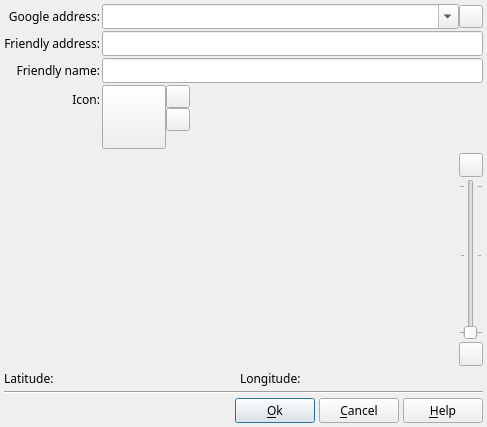
<?xml version="1.0" encoding="UTF-8"?>
<ui version="4.0">
 <class>DlgGMapsLocation</class>
 <widget class="QDialog" name="DlgGMapsLocation">
  <property name="geometry">
   <rect>
    <x>0</x>
    <y>0</y>
    <width>487</width>
    <height>427</height>
   </rect>
  </property>
  <property name="font">
   <font>
    <family>Sans Serif</family>
   </font>
  </property>
  <property name="windowTitle">
   <string>Select a location</string>
  </property>
  <layout class="QVBoxLayout" name="verticalLayout">
   <property name="spacing">
    <number>4</number>
   </property>
   <property name="leftMargin">
    <number>4</number>
   </property>
   <property name="topMargin">
    <number>4</number>
   </property>
   <property name="rightMargin">
    <number>4</number>
   </property>
   <property name="bottomMargin">
    <number>4</number>
   </property>
   <item>
    <layout class="QFormLayout" name="formLayout">
     <property name="labelAlignment">
      <set>Qt::AlignRight|Qt::AlignTrailing|Qt::AlignVCenter</set>
     </property>
     <property name="horizontalSpacing">
      <number>2</number>
     </property>
     <property name="verticalSpacing">
      <number>2</number>
     </property>
     <property name="leftMargin">
      <number>0</number>
     </property>
     <property name="topMargin">
      <number>0</number>
     </property>
     <property name="rightMargin">
      <number>0</number>
     </property>
     <property name="bottomMargin">
      <number>0</number>
     </property>
     <item row="2" column="0">
      <widget class="QLabel" name="label_4">
       <property name="sizePolicy">
        <sizepolicy hsizetype="Minimum" vsizetype="Preferred">
         <horstretch>0</horstretch>
         <verstretch>0</verstretch>
        </sizepolicy>
       </property>
       <property name="text">
        <string>Friendly name:</string>
       </property>
       <property name="alignment">
        <set>Qt::AlignRight|Qt::AlignTrailing|Qt::AlignVCenter</set>
       </property>
      </widget>
     </item>
     <item row="2" column="1">
      <widget class="QLineEdit" name="NameED">
       <property name="toolTip">
        <string>Give a friendly name for this location</string>
       </property>
      </widget>
     </item>
     <item row="3" column="0">
      <widget class="QLabel" name="label_5">
       <property name="sizePolicy">
        <sizepolicy hsizetype="Minimum" vsizetype="Preferred">
         <horstretch>0</horstretch>
         <verstretch>0</verstretch>
        </sizepolicy>
       </property>
       <property name="text">
        <string>Icon:</string>
       </property>
       <property name="alignment">
        <set>Qt::AlignRight|Qt::AlignTrailing|Qt::AlignVCenter</set>
       </property>
      </widget>
     </item>
     <item row="3" column="1">
      <layout class="QHBoxLayout" name="horizontalLayout_4">
       <property name="spacing">
        <number>0</number>
       </property>
       <property name="leftMargin">
        <number>0</number>
       </property>
       <property name="topMargin">
        <number>0</number>
       </property>
       <property name="rightMargin">
        <number>0</number>
       </property>
       <property name="bottomMargin">
        <number>0</number>
       </property>
       <item>
        <widget class="QToolButton" name="IconBT">
         <property name="sizePolicy">
          <sizepolicy hsizetype="Fixed" vsizetype="Fixed">
           <horstretch>0</horstretch>
           <verstretch>0</verstretch>
          </sizepolicy>
         </property>
         <property name="minimumSize">
          <size>
           <width>64</width>
           <height>64</height>
          </size>
         </property>
         <property name="maximumSize">
          <size>
           <width>64</width>
           <height>64</height>
          </size>
         </property>
         <property name="toolTip">
          <string>Click to select an icon</string>
         </property>
         <property name="text">
          <string notr="true"/>
         </property>
         <property name="iconSize">
          <size>
           <width>64</width>
           <height>64</height>
          </size>
         </property>
        </widget>
       </item>
       <item>
        <layout class="QVBoxLayout" name="verticalLayout_3">
         <property name="spacing">
          <number>0</number>
         </property>
         <property name="leftMargin">
          <number>0</number>
         </property>
         <property name="topMargin">
          <number>0</number>
         </property>
         <property name="rightMargin">
          <number>0</number>
         </property>
         <property name="bottomMargin">
          <number>0</number>
         </property>
         <item>
          <widget class="QToolButton" name="EditIconBT">
           <property name="toolTip">
            <string>Edit icon</string>
           </property>
           <property name="text">
            <string notr="true"/>
           </property>
           <property name="icon">
            <iconset resource="../RSCffDiaporama.qrc">
             <normaloff>:/img/EditImage.png</normaloff>:/img/EditImage.png</iconset>
           </property>
          </widget>
         </item>
         <item>
          <widget class="QToolButton" name="ClearIconBT">
           <property name="toolTip">
            <string>Remove icon</string>
           </property>
           <property name="text">
            <string notr="true"/>
           </property>
           <property name="icon">
            <iconset resource="../RSCffDiaporama.qrc">
             <normaloff>:/img/trash.png</normaloff>:/img/trash.png</iconset>
           </property>
          </widget>
         </item>
         <item>
          <widget class="QLabel" name="label_6">
           <property name="text">
            <string notr="true"/>
           </property>
          </widget>
         </item>
        </layout>
       </item>
       <item>
        <spacer name="horizontalSpacer_2">
         <property name="orientation">
          <enum>Qt::Horizontal</enum>
         </property>
         <property name="sizeHint" stdset="0">
          <size>
           <width>40</width>
           <height>20</height>
          </size>
         </property>
        </spacer>
       </item>
      </layout>
     </item>
     <item row="0" column="1">
      <layout class="QHBoxLayout" name="horizontalLayout">
       <property name="spacing">
        <number>0</number>
       </property>
       <property name="leftMargin">
        <number>0</number>
       </property>
       <property name="topMargin">
        <number>0</number>
       </property>
       <property name="rightMargin">
        <number>0</number>
       </property>
       <property name="bottomMargin">
        <number>0</number>
       </property>
       <item>
        <widget class="QComboBox" name="AdresseCB">
         <property name="sizePolicy">
          <sizepolicy hsizetype="Expanding" vsizetype="Fixed">
           <horstretch>0</horstretch>
           <verstretch>0</verstretch>
          </sizepolicy>
         </property>
         <property name="toolTip">
          <string>Enter the postal adress to find in this zone.</string>
         </property>
         <property name="editable">
          <bool>true</bool>
         </property>
        </widget>
       </item>
       <item>
        <widget class="QToolButton" name="FavoriteBT">
         <property name="toolTip">
          <string>Open the favorite menu</string>
         </property>
         <property name="text">
          <string notr="true"/>
         </property>
         <property name="icon">
          <iconset resource="../RSCffDiaporama.qrc">
           <normaloff>:/img/favorite_menu.png</normaloff>:/img/favorite_menu.png</iconset>
         </property>
        </widget>
       </item>
      </layout>
     </item>
     <item row="0" column="0">
      <widget class="QLabel" name="label_3">
       <property name="text">
        <string>Google address:</string>
       </property>
       <property name="alignment">
        <set>Qt::AlignRight|Qt::AlignTrailing|Qt::AlignVCenter</set>
       </property>
      </widget>
     </item>
     <item row="1" column="0">
      <widget class="QLabel" name="label_7">
       <property name="text">
        <string>Friendly address:</string>
       </property>
       <property name="alignment">
        <set>Qt::AlignRight|Qt::AlignTrailing|Qt::AlignVCenter</set>
       </property>
      </widget>
     </item>
     <item row="1" column="1">
      <widget class="QLineEdit" name="AddressNameED">
       <property name="toolTip">
        <string>Give a friendly address for this location</string>
       </property>
      </widget>
     </item>
    </layout>
   </item>
   <item>
    <layout class="QHBoxLayout" name="horizontalLayout_3">
     <property name="spacing">
      <number>4</number>
     </property>
     <property name="leftMargin">
      <number>0</number>
     </property>
     <property name="topMargin">
      <number>0</number>
     </property>
     <property name="rightMargin">
      <number>0</number>
     </property>
     <property name="bottomMargin">
      <number>0</number>
     </property>
     <item>
      <widget class="QWidget" name="Map" native="true">
       <property name="sizePolicy">
        <sizepolicy hsizetype="Expanding" vsizetype="Expanding">
         <horstretch>0</horstretch>
         <verstretch>0</verstretch>
        </sizepolicy>
       </property>
       <property name="minimumSize">
        <size>
         <width>200</width>
         <height>200</height>
        </size>
       </property>
       <property name="maximumSize">
        <size>
         <width>620</width>
         <height>620</height>
        </size>
       </property>
       <property name="cursor">
        <cursorShape>CrossCursor</cursorShape>
       </property>
       <property name="toolTip">
        <string>Click on the map to select a location</string>
       </property>
      </widget>
     </item>
     <item>
      <layout class="QVBoxLayout" name="verticalLayout_2">
       <property name="spacing">
        <number>2</number>
       </property>
       <property name="leftMargin">
        <number>0</number>
       </property>
       <property name="topMargin">
        <number>0</number>
       </property>
       <property name="rightMargin">
        <number>0</number>
       </property>
       <property name="bottomMargin">
        <number>0</number>
       </property>
       <item>
        <widget class="QToolButton" name="ZoomUp">
         <property name="minimumSize">
          <size>
           <width>0</width>
           <height>24</height>
          </size>
         </property>
         <property name="maximumSize">
          <size>
           <width>16777215</width>
           <height>24</height>
          </size>
         </property>
         <property name="toolTip">
          <string>Increase zoom level</string>
         </property>
         <property name="text">
          <string notr="true"/>
         </property>
         <property name="icon">
          <iconset resource="../RSCffDiaporama.qrc">
           <normaloff>:/img/zoomup.png</normaloff>:/img/zoomup.png</iconset>
         </property>
        </widget>
       </item>
       <item>
        <widget class="QSlider" name="ZoomSlider">
         <property name="minimumSize">
          <size>
           <width>24</width>
           <height>0</height>
          </size>
         </property>
         <property name="maximumSize">
          <size>
           <width>24</width>
           <height>16777215</height>
          </size>
         </property>
         <property name="toolTip">
          <string>Adjust zoom level</string>
         </property>
         <property name="minimum">
          <number>1</number>
         </property>
         <property name="maximum">
          <number>20</number>
         </property>
         <property name="orientation">
          <enum>Qt::Vertical</enum>
         </property>
         <property name="tickPosition">
          <enum>QSlider::TicksBothSides</enum>
         </property>
        </widget>
       </item>
       <item>
        <widget class="QToolButton" name="ZoomDown">
         <property name="minimumSize">
          <size>
           <width>0</width>
           <height>24</height>
          </size>
         </property>
         <property name="maximumSize">
          <size>
           <width>16777215</width>
           <height>24</height>
          </size>
         </property>
         <property name="toolTip">
          <string>Decrease zoom level</string>
         </property>
         <property name="text">
          <string notr="true"/>
         </property>
         <property name="icon">
          <iconset resource="../RSCffDiaporama.qrc">
           <normaloff>:/img/zoomdown.png</normaloff>:/img/zoomdown.png</iconset>
         </property>
        </widget>
       </item>
      </layout>
     </item>
    </layout>
   </item>
   <item>
    <layout class="QGridLayout" name="gridLayout">
     <item row="0" column="1">
      <widget class="QLabel" name="LatValue">
       <property name="sizePolicy">
        <sizepolicy hsizetype="Expanding" vsizetype="Preferred">
         <horstretch>0</horstretch>
         <verstretch>0</verstretch>
        </sizepolicy>
       </property>
       <property name="text">
        <string notr="true"/>
       </property>
      </widget>
     </item>
     <item row="0" column="0">
      <widget class="QLabel" name="label">
       <property name="text">
        <string>Latitude:</string>
       </property>
      </widget>
     </item>
     <item row="0" column="2">
      <widget class="QLabel" name="label_2">
       <property name="text">
        <string>Longitude:</string>
       </property>
      </widget>
     </item>
     <item row="0" column="3">
      <widget class="QLabel" name="LngValue">
       <property name="sizePolicy">
        <sizepolicy hsizetype="Expanding" vsizetype="Preferred">
         <horstretch>0</horstretch>
         <verstretch>0</verstretch>
        </sizepolicy>
       </property>
       <property name="text">
        <string notr="true"/>
       </property>
      </widget>
     </item>
    </layout>
   </item>
   <item>
    <widget class="Line" name="line">
     <property name="orientation">
      <enum>Qt::Horizontal</enum>
     </property>
    </widget>
   </item>
   <item>
    <layout class="QHBoxLayout" name="horizontalLayout_2">
     <property name="spacing">
      <number>4</number>
     </property>
     <item>
      <spacer name="horizontalSpacer">
       <property name="orientation">
        <enum>Qt::Horizontal</enum>
       </property>
       <property name="sizeHint" stdset="0">
        <size>
         <width>40</width>
         <height>20</height>
        </size>
       </property>
      </spacer>
     </item>
     <item>
      <widget class="QPushButton" name="OKBT">
       <property name="toolTip">
        <string>Accept modification and exit dialog box</string>
       </property>
       <property name="text">
        <string>&amp;Ok</string>
       </property>
       <property name="icon">
        <iconset resource="../RSCffDiaporama.qrc">
         <normaloff>:/img/action_ok.png</normaloff>:/img/action_ok.png</iconset>
       </property>
      </widget>
     </item>
     <item>
      <widget class="QPushButton" name="CancelBt">
       <property name="toolTip">
        <string>Cancel modification and exit dialog box</string>
       </property>
       <property name="text">
        <string>&amp;Cancel</string>
       </property>
       <property name="icon">
        <iconset resource="../RSCffDiaporama.qrc">
         <normaloff>:/img/action_cancel.png</normaloff>:/img/action_cancel.png</iconset>
       </property>
      </widget>
     </item>
     <item>
      <widget class="QPushButton" name="HelpBt">
       <property name="toolTip">
        <string>Show help about this dialogue box</string>
       </property>
       <property name="text">
        <string>&amp;Help</string>
       </property>
       <property name="icon">
        <iconset resource="../RSCffDiaporama.qrc">
         <normaloff>:/img/help.png</normaloff>:/img/help.png</iconset>
       </property>
      </widget>
     </item>
    </layout>
   </item>
  </layout>
  <action name="actionSelectAnotherFile">
   <property name="icon">
    <iconset resource="../RSCffDiaporama.qrc">
     <normaloff>:/img/add_image.png</normaloff>:/img/add_image.png</iconset>
   </property>
   <property name="text">
    <string>Select another file</string>
   </property>
  </action>
  <action name="actionEditCurrentImage">
   <property name="icon">
    <iconset resource="../RSCffDiaporama.qrc">
     <normaloff>:/img/EditImage.png</normaloff>:/img/EditImage.png</iconset>
   </property>
   <property name="text">
    <string>Edit current image</string>
   </property>
  </action>
 </widget>
 <tabstops>
  <tabstop>AdresseCB</tabstop>
  <tabstop>FavoriteBT</tabstop>
  <tabstop>AddressNameED</tabstop>
  <tabstop>NameED</tabstop>
  <tabstop>IconBT</tabstop>
  <tabstop>EditIconBT</tabstop>
  <tabstop>ClearIconBT</tabstop>
  <tabstop>ZoomUp</tabstop>
  <tabstop>ZoomSlider</tabstop>
  <tabstop>ZoomDown</tabstop>
  <tabstop>OKBT</tabstop>
  <tabstop>CancelBt</tabstop>
  <tabstop>HelpBt</tabstop>
 </tabstops>
 <resources>
  <include location="../RSCffDiaporama.qrc"/>
 </resources>
 <connections/>
</ui>
